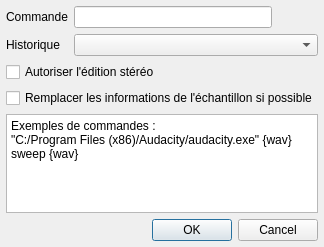
<?xml version="1.0" encoding="UTF-8"?>
<ui version="4.0">
 <class>DialogCommand</class>
 <widget class="QDialog" name="DialogCommand">
  <property name="windowModality">
   <enum>Qt::ApplicationModal</enum>
  </property>
  <property name="geometry">
   <rect>
    <x>0</x>
    <y>0</y>
    <width>324</width>
    <height>247</height>
   </rect>
  </property>
  <property name="windowTitle">
   <string>Utiliser une commande externe</string>
  </property>
  <property name="windowIcon">
   <iconset resource="../ressources.qrc">
    <normaloff>:/icones/icon</normaloff>:/icones/icon</iconset>
  </property>
  <layout class="QGridLayout" name="gridLayout">
   <property name="leftMargin">
    <number>6</number>
   </property>
   <property name="topMargin">
    <number>6</number>
   </property>
   <property name="rightMargin">
    <number>6</number>
   </property>
   <property name="bottomMargin">
    <number>6</number>
   </property>
   <item row="1" column="0">
    <widget class="QLabel" name="label_2">
     <property name="text">
      <string>Historique</string>
     </property>
    </widget>
   </item>
   <item row="4" column="0" colspan="3">
    <widget class="QTextBrowser" name="textBrowser">
     <property name="html">
      <string>&lt;!DOCTYPE HTML PUBLIC &quot;-//W3C//DTD HTML 4.0//EN&quot; &quot;http://www.w3.org/TR/REC-html40/strict.dtd&quot;&gt;
&lt;html&gt;&lt;head&gt;&lt;meta name=&quot;qrichtext&quot; content=&quot;1&quot; /&gt;&lt;style type=&quot;text/css&quot;&gt;
p, li { white-space: pre-wrap; }
&lt;/style&gt;&lt;/head&gt;&lt;body style=&quot; font-family:'Cantarell'; font-size:9pt; font-weight:400; font-style:normal;&quot;&gt;
&lt;p style=&quot; margin-top:0px; margin-bottom:0px; margin-left:0px; margin-right:0px; -qt-block-indent:0; text-indent:0px;&quot;&gt;Exemples de commandes :&lt;/p&gt;
&lt;p style=&quot; margin-top:0px; margin-bottom:0px; margin-left:0px; margin-right:0px; -qt-block-indent:0; text-indent:0px;&quot;&gt;&amp;quot;C:/Program Files (x86)/Audacity/audacity.exe&amp;quot; {wav}&lt;/p&gt;
&lt;p style=&quot; margin-top:0px; margin-bottom:0px; margin-left:0px; margin-right:0px; -qt-block-indent:0; text-indent:0px;&quot;&gt;sweep {wav}&lt;/p&gt;&lt;/body&gt;&lt;/html&gt;</string>
     </property>
    </widget>
   </item>
   <item row="0" column="0">
    <widget class="QLabel" name="label">
     <property name="text">
      <string>Commande</string>
     </property>
    </widget>
   </item>
   <item row="0" column="2">
    <widget class="QPushButton" name="pushOpen">
     <property name="text">
      <string notr="true"/>
     </property>
     <property name="icon">
      <iconset resource="../ressources.qrc">
       <normaloff>:/icones/open</normaloff>:/icones/open</iconset>
     </property>
     <property name="flat">
      <bool>true</bool>
     </property>
    </widget>
   </item>
   <item row="3" column="0" colspan="3">
    <widget class="QCheckBox" name="checkRemplaceInfo">
     <property name="text">
      <string>Remplacer les informations de l'échantillon si possible</string>
     </property>
    </widget>
   </item>
   <item row="5" column="0" colspan="3">
    <widget class="QDialogButtonBox" name="buttonBox">
     <property name="orientation">
      <enum>Qt::Horizontal</enum>
     </property>
     <property name="standardButtons">
      <set>QDialogButtonBox::Cancel|QDialogButtonBox::Ok</set>
     </property>
    </widget>
   </item>
   <item row="1" column="1" colspan="2">
    <widget class="QComboBox" name="comboPrevious"/>
   </item>
   <item row="0" column="1">
    <widget class="QLineEdit" name="lineCommand"/>
   </item>
   <item row="2" column="0" colspan="3">
    <widget class="QCheckBox" name="checkStereo">
     <property name="text">
      <string>Autoriser l'édition stéréo</string>
     </property>
    </widget>
   </item>
  </layout>
 </widget>
 <resources>
  <include location="../ressources.qrc"/>
 </resources>
 <connections>
  <connection>
   <sender>buttonBox</sender>
   <signal>accepted()</signal>
   <receiver>DialogCommand</receiver>
   <slot>accept()</slot>
   <hints>
    <hint type="sourcelabel">
     <x>248</x>
     <y>254</y>
    </hint>
    <hint type="destinationlabel">
     <x>157</x>
     <y>274</y>
    </hint>
   </hints>
  </connection>
  <connection>
   <sender>buttonBox</sender>
   <signal>rejected()</signal>
   <receiver>DialogCommand</receiver>
   <slot>reject()</slot>
   <hints>
    <hint type="sourcelabel">
     <x>316</x>
     <y>260</y>
    </hint>
    <hint type="destinationlabel">
     <x>286</x>
     <y>274</y>
    </hint>
   </hints>
  </connection>
 </connections>
</ui>
